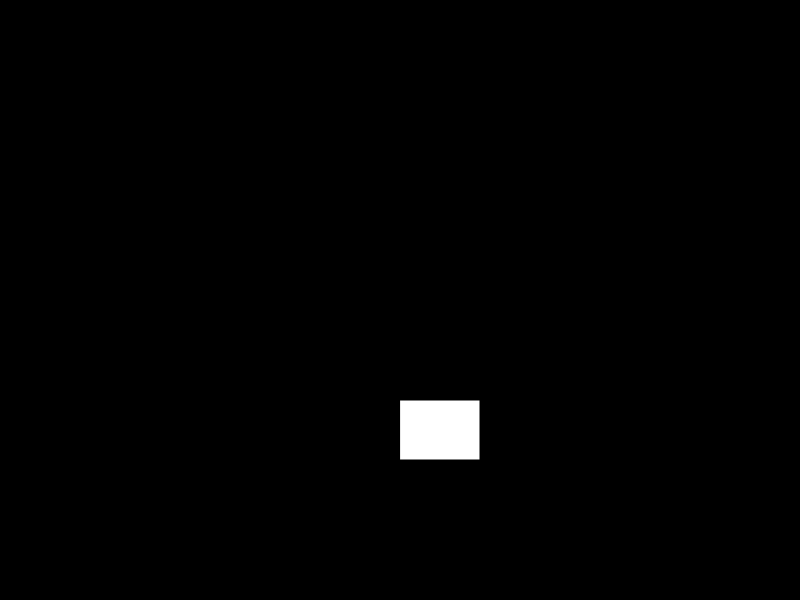
Frame 1 (no input)
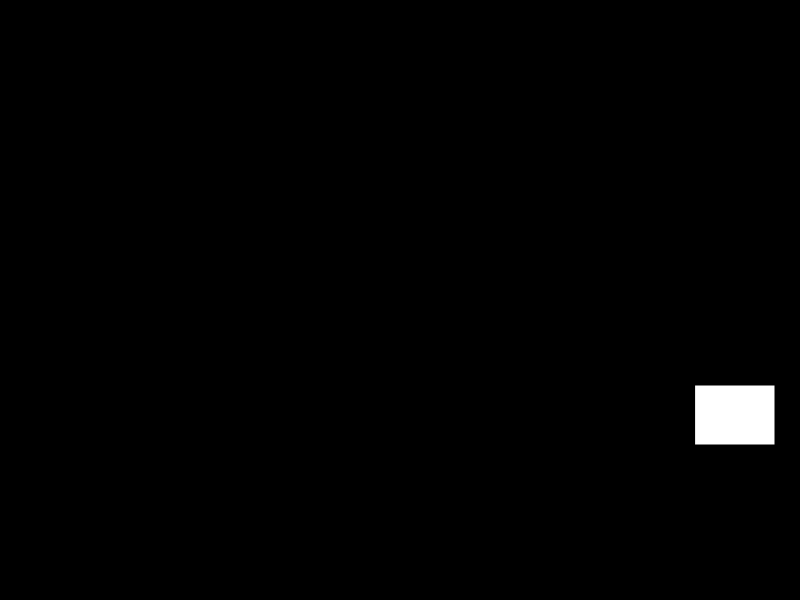
Frame 60 (no input)
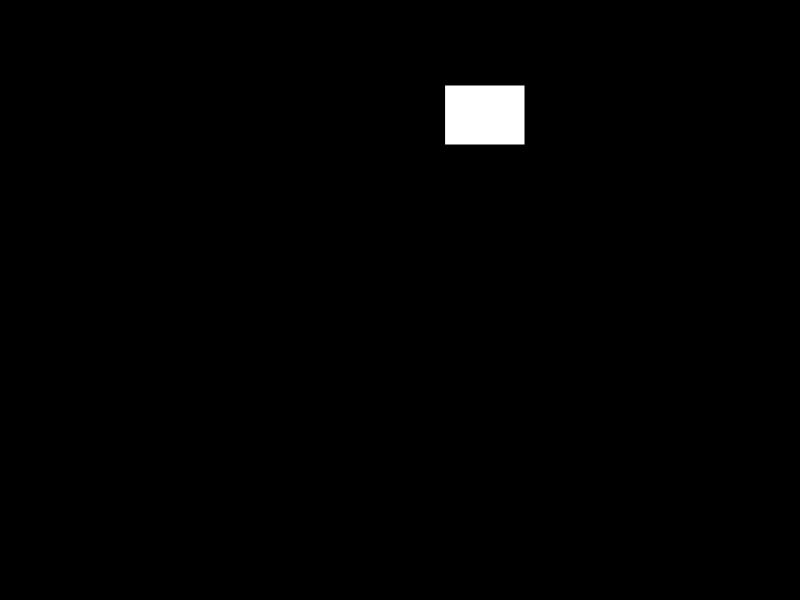
Frame 120 (the mouse pressed at the canvas centre since frame 60)

The p5.js sketch that drew these frames (run headless with seeded random() and noise() and a simulated clock; from frame 60 on, the mouse is pressed at the canvas centre):

// p5.js sketch
// ── sketch.js
let x;
let y;

let xspeed;
let yspeed;

function setup() {
  createCanvas(800, 600);
  x = 400;
  y = 400;
  xspeed = 5;
  yspeed = 5;
}

function draw() {
  background(0);
  rect(x, y, 80, 60);
  x = x + xspeed;
  y = y + yspeed;
  
  if(x >= width - 80 || x <= 0){
    xspeed = xspeed * -1;
  }
  
  if(y >= height - 60 || y <= 0){
    yspeed = yspeed * -1;
  }
}
